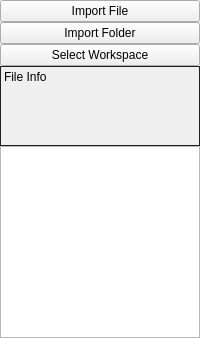
           <widget class="QFrame" name="left_pannel">
            <property name="sizePolicy">
             <sizepolicy hsizetype="Maximum" vsizetype="Preferred">
              <horstretch>0</horstretch>
              <verstretch>0</verstretch>
             </sizepolicy>
            </property>
            <property name="minimumSize">
             <size>
              <width>200</width>
              <height>0</height>
             </size>
            </property>
            <property name="maximumSize">
             <size>
              <width>200</width>
              <height>16777215</height>
             </size>
            </property>
            <layout class="QVBoxLayout" name="pannel_left_layout">
             <property name="spacing">
              <number>0</number>
             </property>
             <property name="leftMargin">
              <number>0</number>
             </property>
             <property name="topMargin">
              <number>0</number>
             </property>
             <property name="rightMargin">
              <number>0</number>
             </property>
             <property name="bottomMargin">
              <number>0</number>
             </property>
             <item>
              <widget class="QPushButton" name="btn_importFile">
               <property name="styleSheet">
                <string notr="true">border-width: 1px 1px 0px 1px;</string>
               </property>
               <property name="text">
                <string>Import File</string>
               </property>
              </widget>
             </item>
             <item>
              <widget class="QPushButton" name="btn_importFolder">
               <property name="styleSheet">
                <string notr="true">border-width: 1px 1px 0px 1px;</string>
               </property>
               <property name="text">
                <string>Import Folder</string>
               </property>
              </widget>
             </item>
             <item>
              <widget class="QPushButton" name="btn_selectWorkspace">
               <property name="styleSheet">
                <string notr="true">border-width: 1px 1px 0px 1px;</string>
               </property>
               <property name="text">
                <string>Select Workspace</string>
               </property>
              </widget>
             </item>
             <item>
              <widget class="QLabel" name="label_fileInfo">
               <property name="sizePolicy">
                <sizepolicy hsizetype="Preferred" vsizetype="Minimum">
                 <horstretch>0</horstretch>
                 <verstretch>0</verstretch>
                </sizepolicy>
               </property>
               <property name="minimumSize">
                <size>
                 <width>0</width>
                 <height>80</height>
                </size>
               </property>
               <property name="styleSheet">
                <string notr="true">border-style: solid;
 border-width: 1px;
border-color: #202020;</string>
               </property>
               <property name="text">
                <string>File Info</string>
               </property>
               <property name="alignment">
                <set>Qt::AlignLeading|Qt::AlignLeft|Qt::AlignTop</set>
               </property>
              </widget>
             </item>
             <item>
              <widget class="QTreeView" name="treeview_workspace">
               <property name="acceptDrops">
                <bool>true</bool>
               </property>
               <property name="styleSheet">
                <string notr="true"/>
               </property>
               <property name="dragEnabled">
                <bool>true</bool>
               </property>
               <property name="dragDropMode">
                <enum>QAbstractItemView::DragOnly</enum>
               </property>
               <property name="verticalScrollMode">
                <enum>QAbstractItemView::ScrollPerPixel</enum>
               </property>
               <property name="indentation">
                <number>15</number>
               </property>
               <property name="wordWrap">
                <bool>true</bool>
               </property>
               <attribute name="headerVisible">
                <bool>false</bool>
               </attribute>
              </widget>
             </item>
            </layout>
           </widget>
